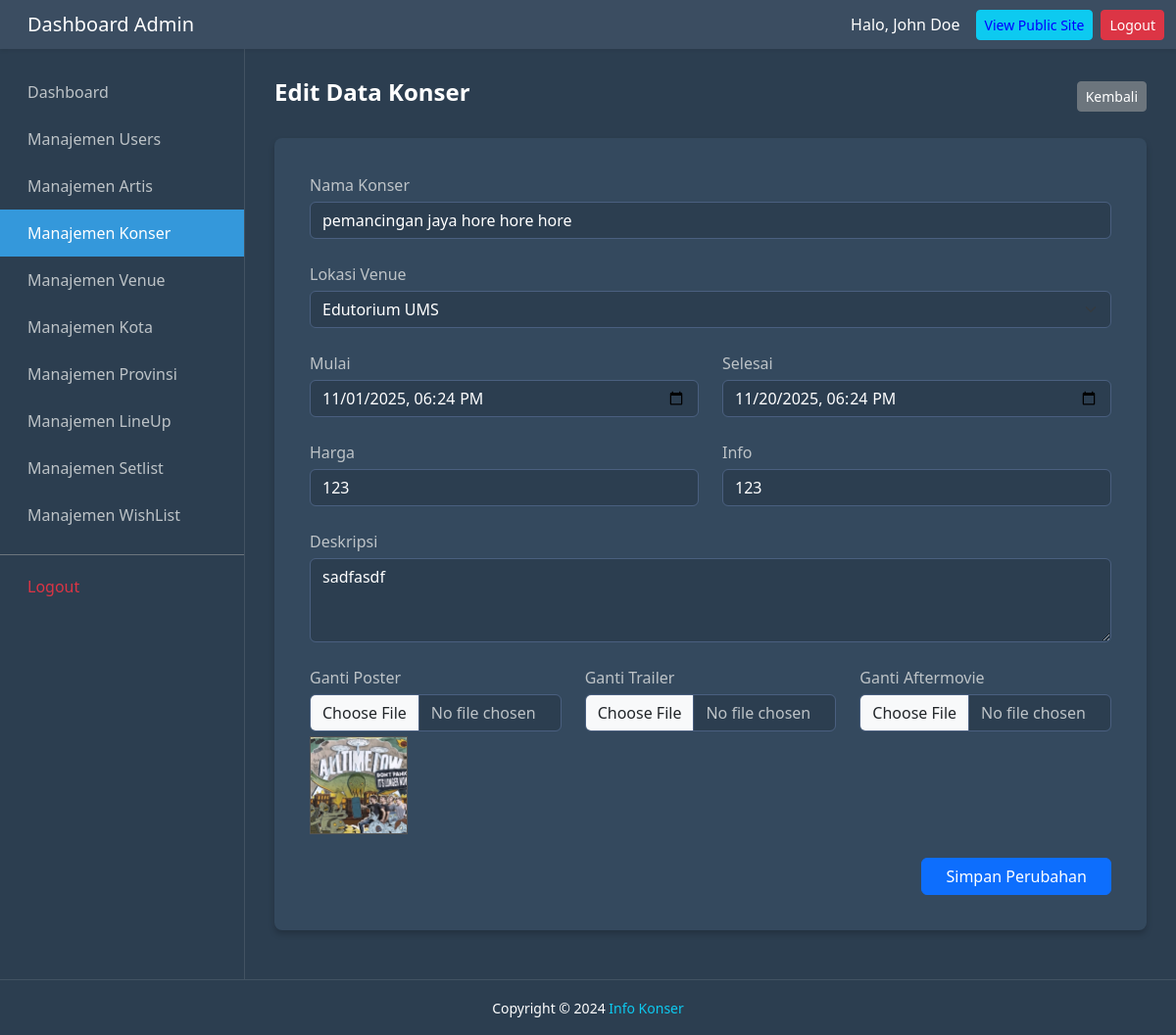
Page /halamanAdmin/dashboard/html/konser/editKonser.php?id=K22 on the committed database.
### tables this page shows
CREATE TABLE `konser` (
  `id_konser` varchar(10) NOT NULL,
  `nama_konser` varchar(255) NOT NULL,
  `id_venue` varchar(10) DEFAULT NULL,
  `tanggal_mulai` datetime DEFAULT NULL,
  `tanggal_selesai` datetime DEFAULT NULL,
  `deskripsi` text,
  `harga_tiket_mulai` int DEFAULT NULL,
  `info_harga_tiket` varchar(255) DEFAULT NULL,
  `poster_konser` varchar(255) DEFAULT NULL,
  `video_trailer` varchar(255) DEFAULT NULL COMMENT 'Path file video atau URL YouTube/Vimeo untuk trailer konser',
  `video_aftermovie` varchar(255) DEFAULT NULL COMMENT 'Path file video atau URL YouTube/Vimeo untuk aftermovie konser',
  `status_konser` enum('upcoming','ongoing','completed','cancelled') DEFAULT 'upcoming' COMMENT 'Status konser: upcoming=akan datang, ongoing=sedang berlangsung, completed=selesai, cancelled=dibatalkan'
);

### halamanAdmin/dashboard/html/konser/editKonser.php (the view, shortened to what this page needs)
<?php
$id = mysqli_real_escape_string($koneksi, $_GET['id']);
$query = mysqli_query($koneksi, "SELECT * FROM konser WHERE id_konser = '$id'");
$data  = mysqli_fetch_assoc($query);
?>
<!DOCTYPE html>
<html lang="id">
<head>
    <link href="https://cdn.jsdelivr.net/npm/bootstrap@5.3.2/dist/css/bootstrap.min.css" rel="stylesheet">
    <link rel="stylesheet" href="../../css/styles.css">
</head>
<body>
    <?php include '../header.php'; ?>
    <div class="d-flex-wrapper">
        <?php include '../sideBar.php'; ?>
        <div class="main-content">
            <div class="d-flex justify-content-between align-items-center mb-4">
                <h4 class="fw-bold text-white">Edit Data Konser</h4>
                <a href="manajemenKonser.php" class="btn btn-secondary btn-sm">Kembali</a>
            </div>
            <div class="card stats-card border-0">
                <div class="card-body">
                    <form action="" method="POST" enctype="multipart/form-data">
                        <div class="row g-4">
                            <div class="col-12"><label>Nama Konser</label><input type="text" class="form-control" name="nama_konser" value="<?= htmlspecialchars($data['nama_konser']) ?>" required></div>
                            <div class="col-12">
                                <label>Lokasi Venue</label>
                                <select class="form-select" name="id_venue" required>
                                    <?php
                                    $vQ = mysqli_query($koneksi, "SELECT id_venue, nama_venue FROM venue ORDER BY nama_venue ASC");
                                    while($v = mysqli_fetch_assoc($vQ)){
                                        $sel = ($v['id_venue'] == $data['id_venue']) ? 'selected' : '';
                                        echo "<option value='".$v['id_venue']."' $sel>".$v['nama_venue']."</option>";
                                    }
                                    ?>
                                </select>
                            </div>
                            <div class="col-md-6"><label>Mulai</label><input type="datetime-local" class="form-control" name="tanggal_mulai" value="<?= date('Y-m-d\TH:i', strtotime($data['tanggal_mulai'])) ?>" required></div>
                            <div class="col-md-6"><label>Selesai</label><input type="datetime-local" class="form-control" name="tanggal_selesai" value="<?= date('Y-m-d\TH:i', strtotime($data['tanggal_selesai'])) ?>" required></div>
                            <div class="col-md-6"><label>Harga</label><input type="number" class="form-control" name="harga_tiket" value="<?= $data['harga_tiket_mulai'] ?>" required></div>
                            <div class="col-md-6"><label>Info</label><input type="text" class="form-control" name="info_harga" value="<?= htmlspecialchars($data['info_harga_tiket']) ?>"></div>
                            <div class="col-12"><label>Deskripsi</label><textarea class="form-control" name="deskripsi" rows="3"><?= htmlspecialchars($data['deskripsi']) ?></textarea></div>
                            <div class="col-md-4"><label>Ganti Poster</label><input type="file" class="form-control" name="poster"> <?php if($data['poster_konser']) echo "<img src='../../../../uploads/posterPict/{$data['poster_konser']}' class='img-preview'>"; ?></div>
                            <div class="col-md-4"><label>Ganti Trailer</label><input type="file" class="form-control" name="video_trailer"></div>
                            <div class="col-md-4"><label>Ganti Aftermovie</label><input type="file" class="form-control" name="video_aftermovie"></div>
                            <div class="col-12 text-end mt-4"><button type="submit" name="update" class="btn btn-primary px-4">Simpan Perubahan</button></div>
                        </div>
                    </form>
                </div>
            </div>
        </div>
    </div>
    <?php include '../footer.php'; ?>
</body>
</html>

### halamanAdmin/dashboard/css/styles.css (style rules this page uses)
:root { --bg-dark: #2c3e50; --bg-card: #34495e; --text-light: #ecf0f1; --active-blue: #3498db; }
html, body { height: 100%; margin: 0; padding: 0; font-family: "Segoe UI", sans-serif; }
body { background-color: var(--bg-dark) !important; color: var(--text-light) !important; display: flex; flex-direction: column; min-height: 100vh; }
.d-flex-wrapper { display: flex; flex: 1; width: 100%; overflow: hidden; }
.main-content { flex: 1; padding: 30px; background-color: var(--bg-dark) !important; overflow-y: auto; width: 100%; }
.stats-card, .table-card, .activity-card { background-color: var(--bg-card); border-radius: 8px; padding: 20px; box-shadow: 0 4px 6px rgba(0, 0, 0, 0.2); margin-bottom: 20px; border: none; color: white; }
.d-flex-wrapper { margin-top: 0 !important; padding-top: 0 !important; }

### halamanAdmin/dashboard/html/konser/editKonser.php (style rules this page uses)
.form-control, .form-select { background-color: #2c3e50; color: white; border: 1px solid #4a5f7f; }
label { color: #bdc3c7; margin-bottom: 5px; }
.img-preview { width: 100px; margin-top: 5px; border: 1px solid #555; }
input[type=file] { background-color: #2c3e50; color: #bdc3c7; }

### rows in the picture
konser: nama_konser "pemancingan jaya hore hore hore", tanggal_mulai "11/01/2025 18:24", tanggal_selesai "11/20/2025 18:24", harga_tiket "123", info_harga "123", deskripsi "sadfasdf", poster_konser (picture)

### other values in the picture
form field id_venue "Edutorium UMS"
